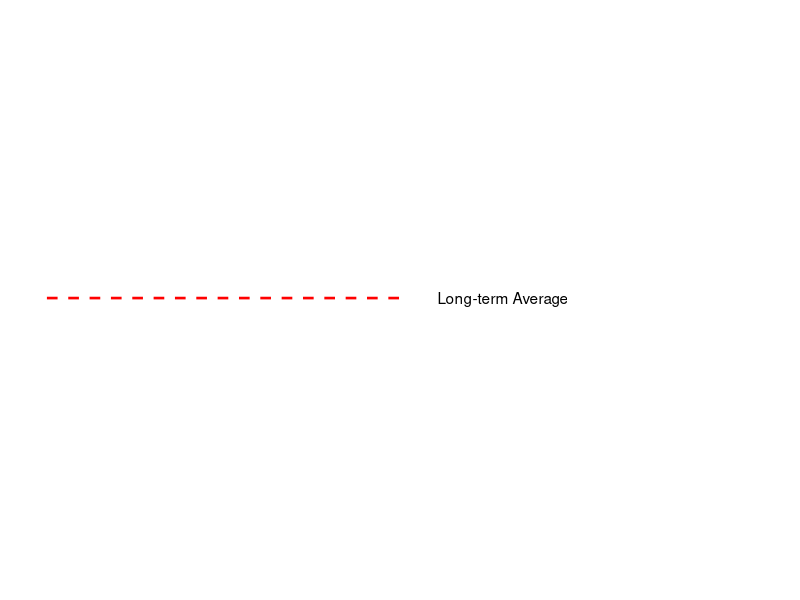

Source code (R): (Note: this script raises an error after producing the figure.)
#TESTING my mean line legend

library(ggplot2)

mline = ggplot() + 
  annotate("segment", color = "red", linetype = "dashed", 
             size = 0.9, x = 0, xend = 1, y = 0, yend = 0)+
  annotate("segment", color = "white", 
           size = 0.9, x = 1, xend = 2, y = 0, yend = 0)+
  annotate("text", label = "Long-term Average", x = 1.1, y = 0, hjust = 0)+
  theme(axis.text = element_blank(), axis.title = element_blank(), 
        panel.background = element_rect(fill = "white"), axis.ticks=element_blank())

ggsave(file.path(fig_root_static,"mline.svg"), mline, dpi=300, units="cm", width=9.3, height=1)


#also do a missing-data-point 
mpoint = ggplot() + 
  annotate("segment", color = "white", 
           size = 0.9, x = 1.5, xend = 2, y = 0, yend = 0)+
  annotate("point", shape = 24, size = 3, 
           fill = "tan2", color = "gray10", x = 1.05, y = 0)+
  
  annotate("text", label = "No Survey", x = 1.1, y = 0, hjust = 0)+
  theme(axis.text = element_blank(), axis.title = element_blank(), 
        panel.background = element_rect(fill = "white"), axis.ticks=element_blank())

mpoint

ggsave(file.path(fig_root_static,"mpoint.svg"), mpoint, dpi=300, units="cm", width=9.3, height=1)
